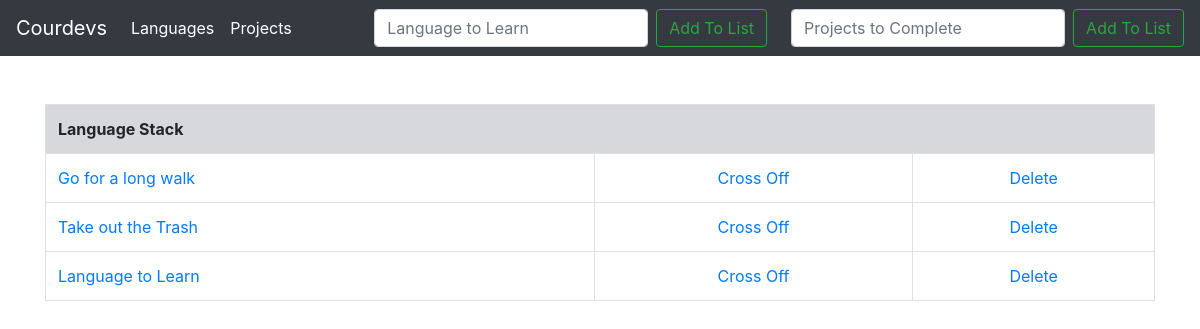
/, run on an earlier commit of the app's database.
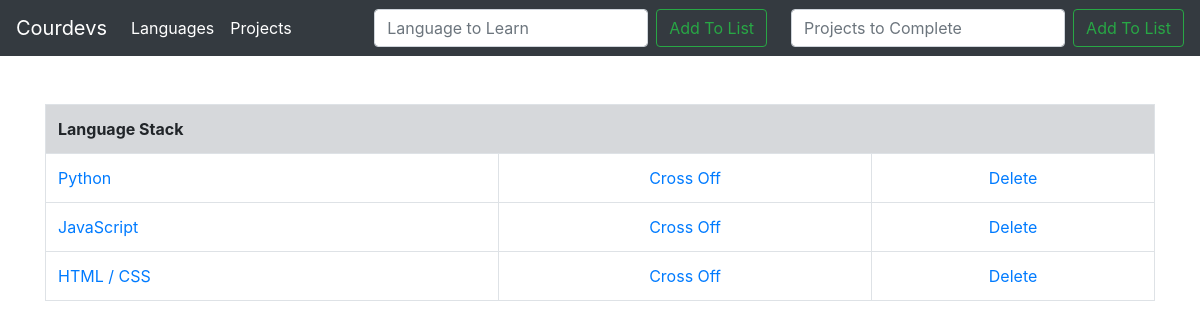
And on a later commit of the database.
### todoTwo/models.py (models this page shows, shortened)
class List(models.Model):
	item = models.CharField(max_length=200)
	completed = models.BooleanField(default=False)

### todoTwo/views.py (the view)
# urls.py: path('', views.todo, name='todo'),
def todo(request):
	if request.method == 'POST':
		form = ListForm(request.POST or None) #create variable called form call it ListForm and populate it with the request POST or if nothing requested, do nothing
		if form.is_valid(): #if information on form is valid
			form.save()     #save the info
			all_items = List.objects.all
			messages.success(request, ('Item Has Been Added To List'))
			return render(request, 'todo.html', {'all_items': all_items})
	else:
		all_items = List.objects.all
		return render(request, 'todo.html', {'all_items': all_items})

### todoTwo/templates/todo.html (shortened to what this page needs)
{% extends 'base.html' %}
{% block content %}
<div class="container">
<br>
    {% if all_items %}
      <table class="table table-bordered">
        <th class="table table-secondary" colspan="4">Language Stack</th>
          {% for things in all_items %}
              {% if things.completed %}
                  <tr class="table-secondary">
                      <td class="striker"><a href="{% url 'editinfo' things.id %}">{{ things.item }}</a></td>
                      <td><center><a href="{% url 'uncross' things.id %}">Uncross</a></center></td>
                      <td><center><a href="{% url 'delete' things.id %}">Delete</a></center></td>
                  </tr>
              {% else %}
                  <tr>
                      <td><a href="{% url 'editinfo' things.id %}">{{ things.item }}</a></td>
                      <td><center><a href="{% url 'cross_off' things.id %}">Cross Off</a></center></td>
                      <td><center><a href="{% url 'delete' things.id %}">Delete</a></center></td>
                  </tr>
              {% endif %}
          {% endfor %}
      </table>
    </div>
    {% endif %}
{% endblock %}

What changed in the data, as far as the page shows it:
removed List: item "Go for a long walk"
removed List: item "Take out the Trash"
removed List: item "Language to Learn"
added List: item "Python"
added List: item "JavaScript"
added List: item "HTML / CSS"
